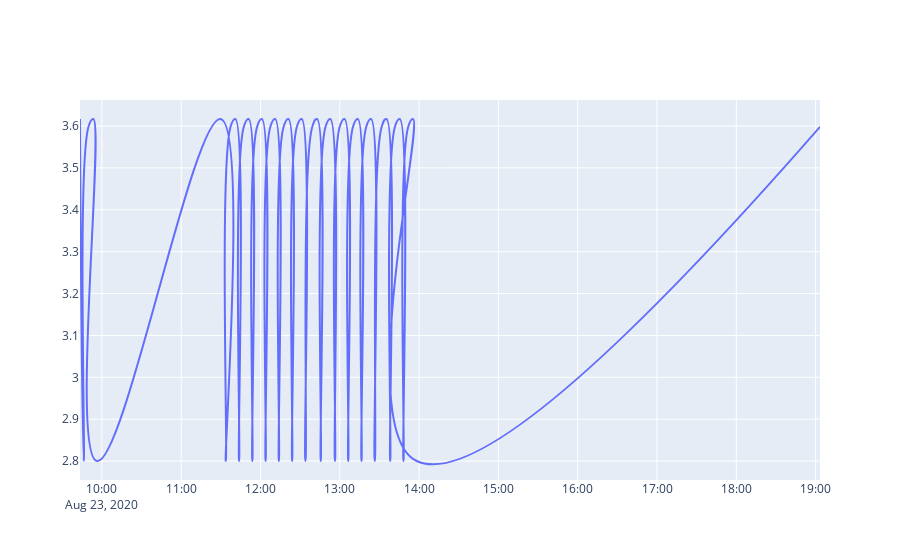

This figure's notebook cell:
### Code cell
date = []
ms_played = []
for i in data['items']:
    date.append(i['played_at'])
    ms_played.append((i['track']['duration_ms'])/60000)
    
smoothTrace = {'type': 'scatter', 'mode': 'lines',
                 'x': date, 'y': ms_played, 'line': {'shape': 'spline', 'smoothing': 1.3}}

py.offline.iplot([smoothTrace])
